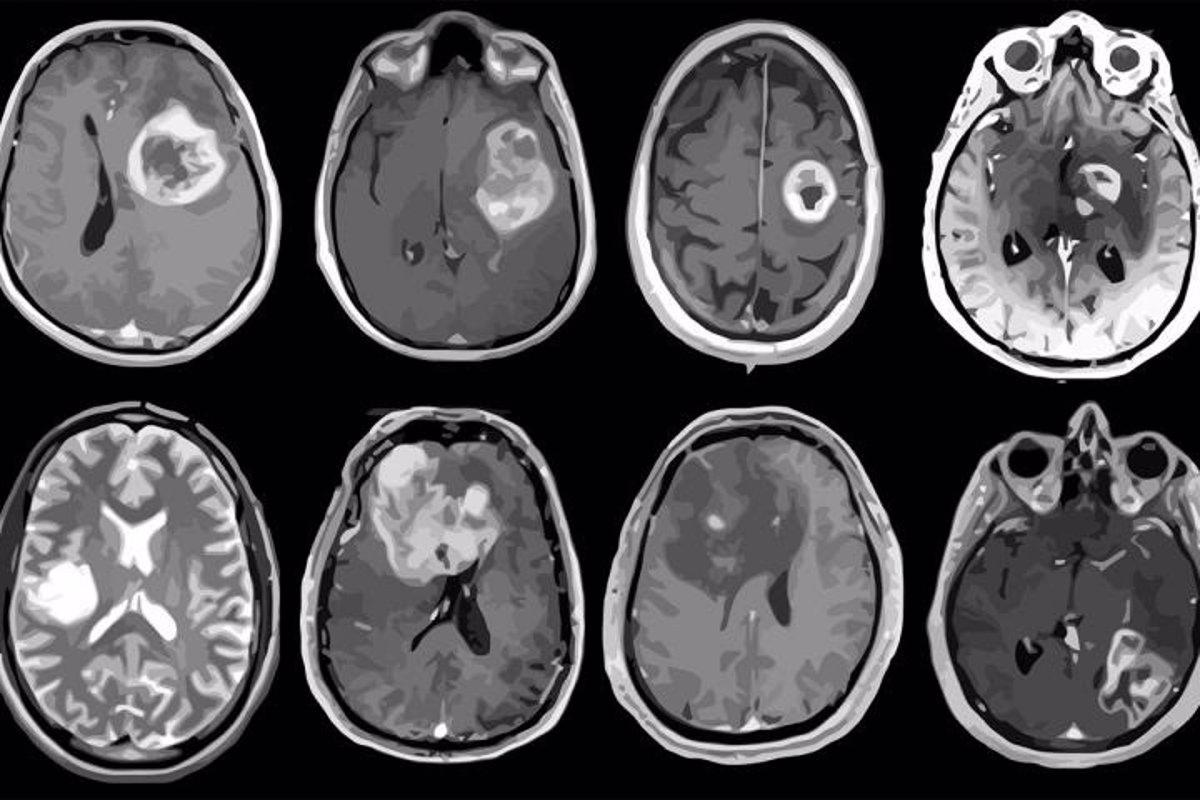
#> input picture resonancia_brain.jpg, 1200 x 800 px
$ python KERNEL_XRAY.py
#> lines starting #> are read from the running program, lines starting #| are printed output that depends on the picture; after the words box and inside, x2 and y2 are one past the last pixel; in counts of white or black regions, pixels touching at a corner belong together
# -*- coding: utf-8 -*-
"""
Created on Sun Sep 15 19:27:47 2024

@author: Efrain Jimenez M
"""

import cv2
import numpy as np

# Cargar la imagen médica (por ejemplo, un rayos X) en escala de grises
imagen = cv2.imread("resonancia_brain.jpg", 0)  # Aquí se utilizaría una imagen médica
#> imagen: shape (800, 1200); min 0, max 255, mean 81.7

# Definir un filtro de detección de bordes (Kernel Sobel horizontal)
Kernel = np.array([[1, 1, 1], [0, 0, 0], [-1, -1, -1]])

# Obtener el tamaño de la imagen
m, n = imagen.shape
#> m = 800; n = 1200

# Crear una imagen vacía del mismo tamaño para almacenar el resultado filtrado
filtrada = np.zeros_like(imagen)

# Aplicar la convolución (filtro de detección de bordes)
for x in range(m - 2):
    for y in range(n - 2):
        res = np.sum(imagen[x:x+3, y:y+3] * Kernel)
        if abs(res) > 50:
            filtrada[x, y] = 255
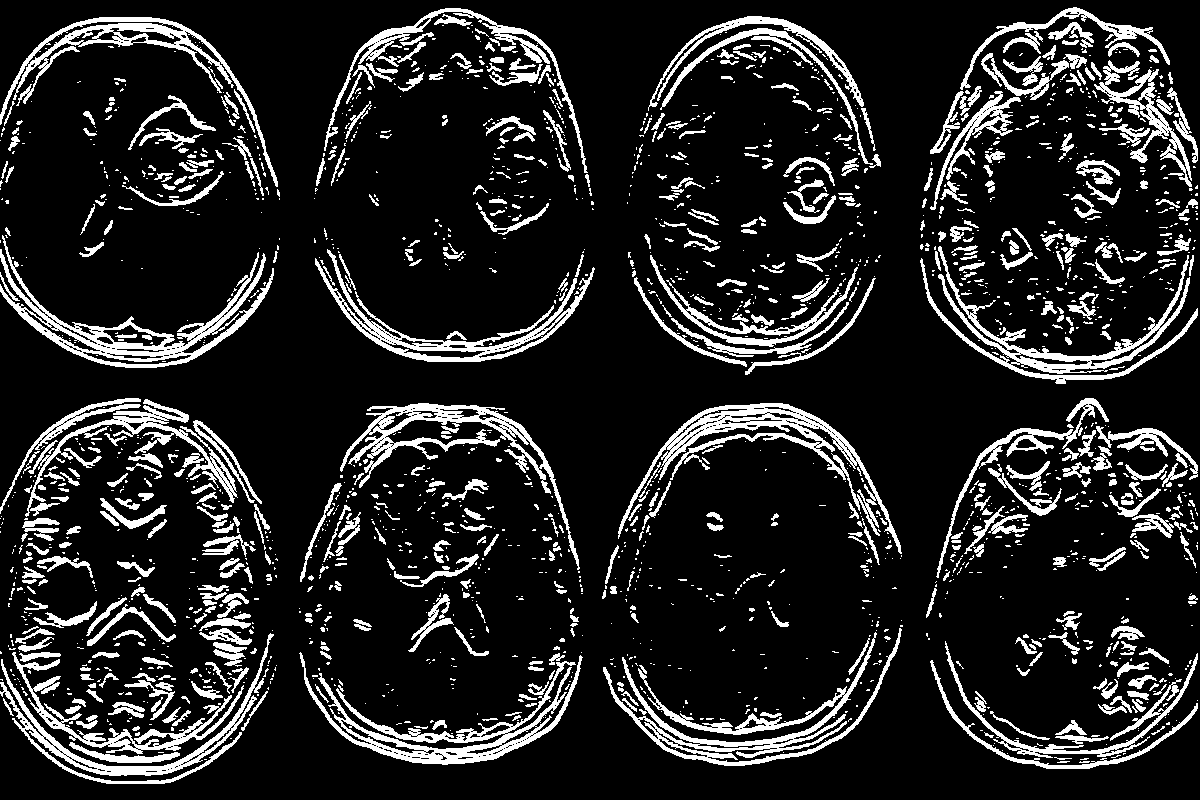
#> filtrada: shape (800, 1200); 14.2% white; 2092 white regions (1471 under 20 px), largest, box (x1, y1, x2, y2) and area: (603, 628, 902, 766) 6237, (0, 235, 274, 368) 6046, (618, 403, 902, 554) 5904

# Mostrar la imagen original (Rayos X)
cv2.imshow("Imagen Original - Rayos X", imagen)

# Mostrar la imagen filtrada que resalta bordes y contornos
cv2.imshow("Imagen Filtrada - Detección de Bordes", filtrada)

# Guardar la imagen filtrada
cv2.imwrite("rayos_x_filtrada.jpg", filtrada)

# Esperar a que se presione una tecla para cerrar las ventanas
cv2.waitKey(0)
cv2.destroyAllWindows()
